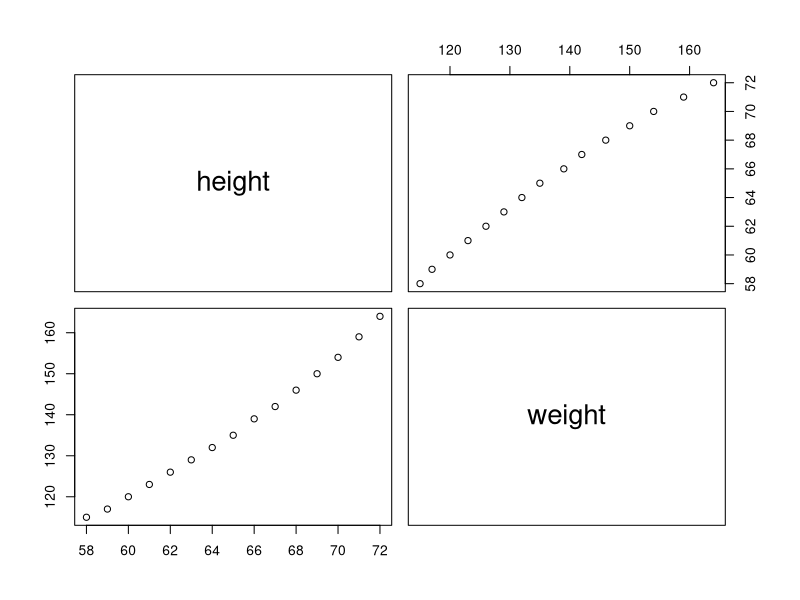
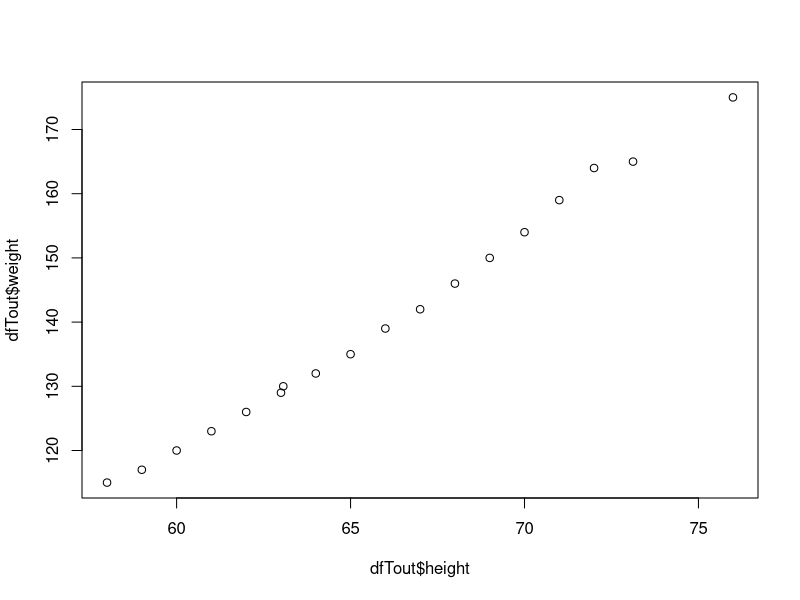

Source code (R) for these figures, in order:
# Code réalisé par Alexandre-Lebas le 20/09/2021

# TP 

# Exercice 1 : 

# Question 1 :

data = women

# Question 2 : 

data

# Question 3 :
pairs(women)

# On remarque que les deux variables ont une dépendance linéaire.

# Question 4 :

cor(women$height,women$weight)

# Question 5 :

fit = lm(height ~ weight,data = women)
fit

# Question 6 :

height130 = fit$coefficients[[1]]+fit$coefficients[[2]]*130
height130

height165= fit$coefficients[[1]]+fit$coefficients[[2]]*165
height165

height175= fit$coefficients[[1]]+fit$coefficients[[2]]*175
height175

# Question 7 :

weight = c(130,165,175)
height = c(height130,height165,height175)
dframe = data.frame(height,weight)
dframe

# Fusionner tous les dataframes pour pouvoir afficher tous les points sur le même graphique  
dfTout = rbind(women,dframe)
dfTout

plot(dfTout$height,dfTout$weight)

# Exercice 2 :

dataWeight = data.frame(weight=c(130,165,175))
dataWeight
HeightPredict = predict(fit,newdata = dataWeight)
HeightPredict

# Exercice 3 : 

fitIris = lm(Sepal.Length ~ Sepal.Width + Petal.Length + Petal.Width,data = iris)
fitIris


